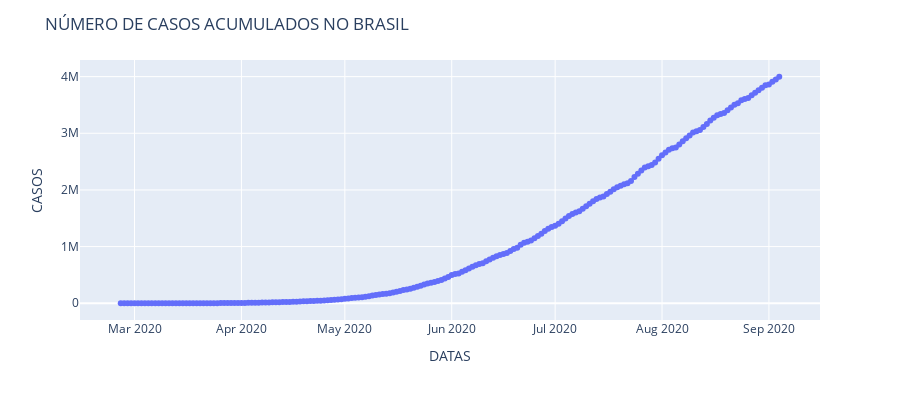

Notebook code cell kept with this figure:
### Code cell
disp = px.scatter(x=covidbrasil.date, y=covidbrasil.cumulative_cases)
disp.update_layout(width=900,height=400,title_text='NÚMERO DE CASOS ACUMULADOS NO BRASIL')
disp.update_xaxes(title = 'DATAS')
disp.update_yaxes(title = 'CASOS')
disp.show()

### Figure 1 — Plotly figure (JSON) as saved in the notebook; plotly's stock layout.template omitted (floating-point values rounded to 4 significant figures; data arrays with more than 128 entries replaced by an {"elided": "..."} marker saying what was removed)
{"data": [{"hovertemplate": "x=%{x}<br>y=%{y}<extra></extra>", "legendgroup": "", "marker": {"color": "#636efa", "symbol": "circle"}, "mode": "markers", "name": "", "orientation": "v", "showlegend": false, "type": "scatter", "x": {"elided": "192 str values"}, "xaxis": "x", "y": {"elided": "192 int values"}, "yaxis": "y"}], "layout": {"height": 400, "legend": {"tracegroupgap": 0}, "margin": {"t": 60}, "title": {"text": "NÚMERO DE CASOS ACUMULADOS NO BRASIL"}, "width": 900, "xaxis": {"anchor": "y", "domain": [0, 1], "title": {"text": "DATAS"}}, "yaxis": {"anchor": "x", "domain": [0, 1], "title": {"text": "CASOS"}}}}
